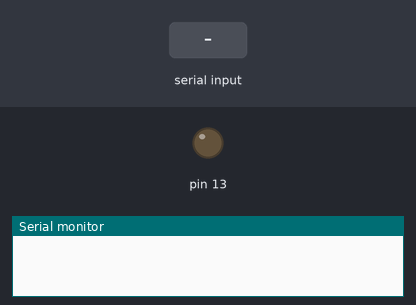
The sketch below on a simulated Arduino Uno, built with avr-gcc and run on an emulated ATmega328P. On the bench: output pins drawn as LEDs (lit = HIGH), the last lines printed to the serial monitor. Inputs (shaded band) come from the test bench.

Above: at 1.2 s.
1.3 s: "08008D3609BA" received over Serial
At 2.8 s:
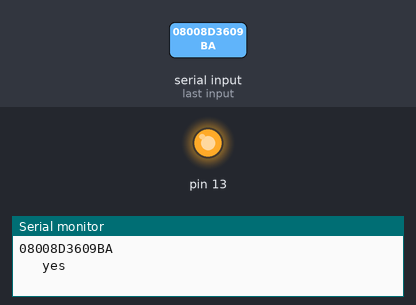
3.8 s: "1" received over Serial
At 5.5 s:
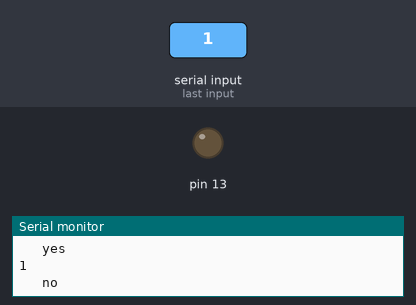
Timing chart, 0 to 7.0 s (numbered marks = the images above; inputs shaded):
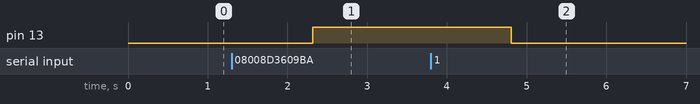

The sketch:

rfid.ino
```cpp
String input;                                         // character array of size 12
void setup()
{
 pinMode(13,OUTPUT);
   Serial.begin(9600);                                  // begin serial port with baud rate 9600bps
}
void loop()
{
   if(Serial.available())
   {
      while(Serial.available() >0)          // Read 12 characters and store them in input array
      {
         input = Serial.readString();
         delay(5);
      }
      Serial.println(input);                             // Print RFID tag number


       if (input == "08008D3609BA")
       {digitalWrite(13,HIGH);
       Serial.println("   yes");
        }

       else
       {
        digitalWrite(13,LOW);
        Serial.println("   no");
        }
   }


}
```

Measured:
- after the input at 1.3 s, pin 13: LOW → HIGH after 1.0 s
- after the input at 3.8 s, pin 13: HIGH → LOW after 1.0 s
